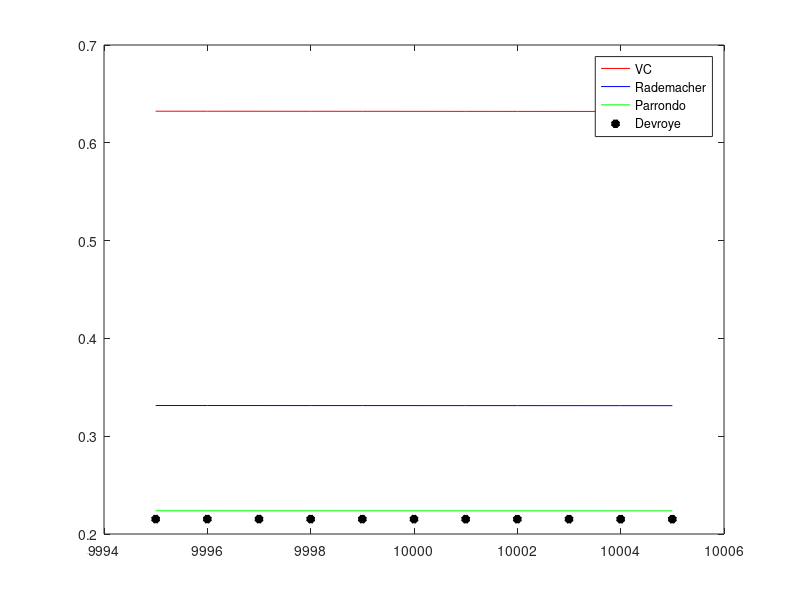

MATLAB code for this plot:
%%%%%%%%%%%%% HW 4, Problems 2, 3
% Initialization
clear ; close all; clc

%%%% #2
delta = 0.05;
d_vc = 50;
M1 = 10005;
M0 = M1 - 10;
N = M0:M1;
fa = @(N) (  sqrt( 8./N .* log(4.*(2.*N).^d_vc./delta) )  );
fb = @(N) (  sqrt( 2./N.*log(2.*N.^(d_vc+1)) ) + sqrt( 2./N.*log(1./delta) ) + 1./N  );
fd1 = @(N) (  log( (4/delta)^(1/(2*N))*N^(d_vc/N) )  );
y2c = zeros(1,M1-M0+1);
y2d = zeros(1,M1-M0+1);
eps0 = 0.1; % initial condition for c and d

for k=M0:M1
    fc = @(eps) (   sqrt(1./k*(  2.*eps + log((6.*(2.*k).^d_vc)./delta)  )) - eps );
    y2c(k-M0+1) = fzero(fc,eps0);
end;

for k=M0:M1
    fd = @(eps) (  sqrt( 1/k*2*eps*(1+eps) + fd1(k) ) - eps  );
    y2d(k-M0+1) = fzero(fd, eps0);
end;

y2a = fa(N);
y2b = fb(N);
plot(N,y2a,'r',N,y2b,'b',N,y2c,'g',N,y2d,'k*', 'LineWidth', 3)
legend('VC','Rademacher','Parrondo','Devroye')